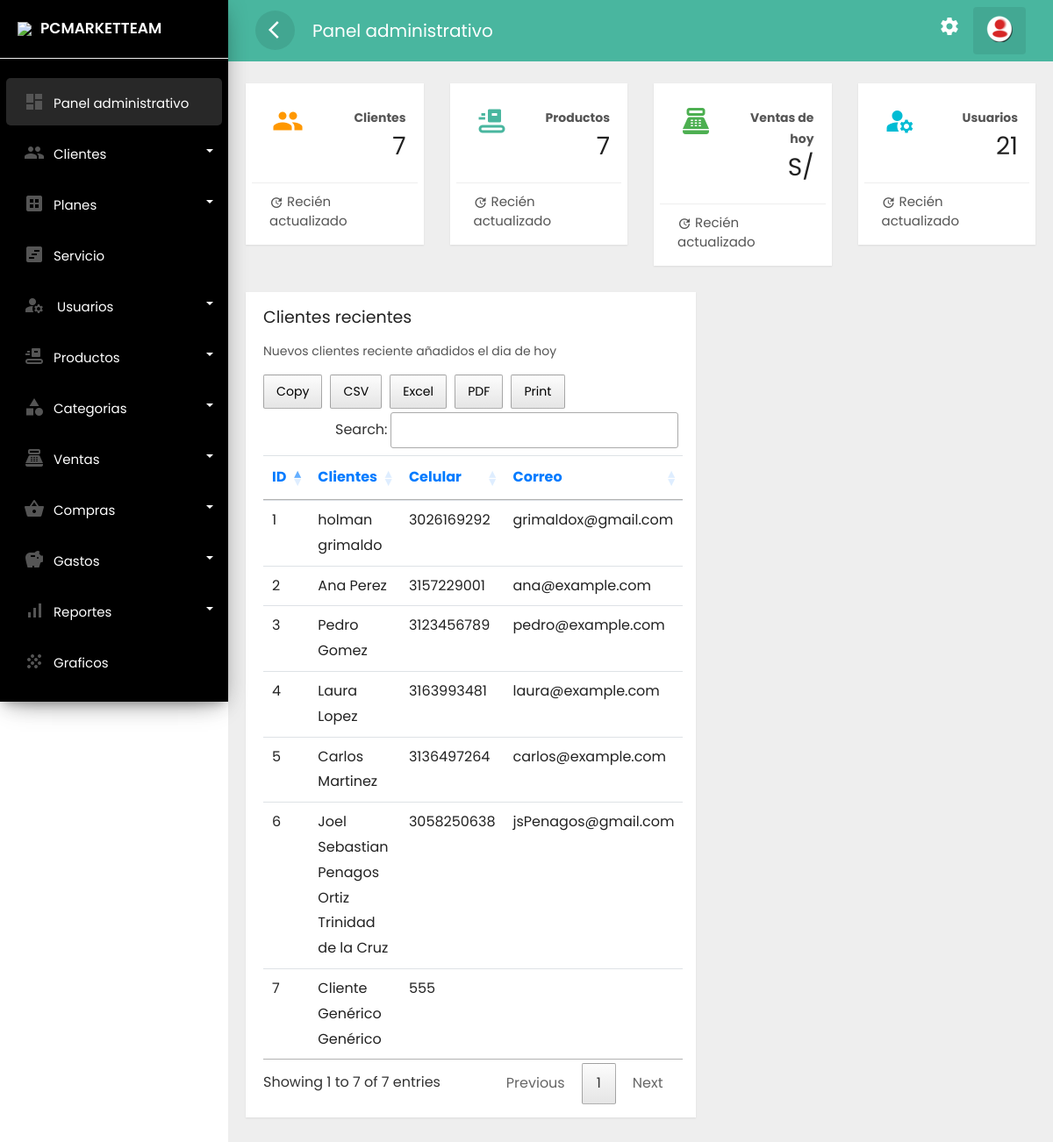
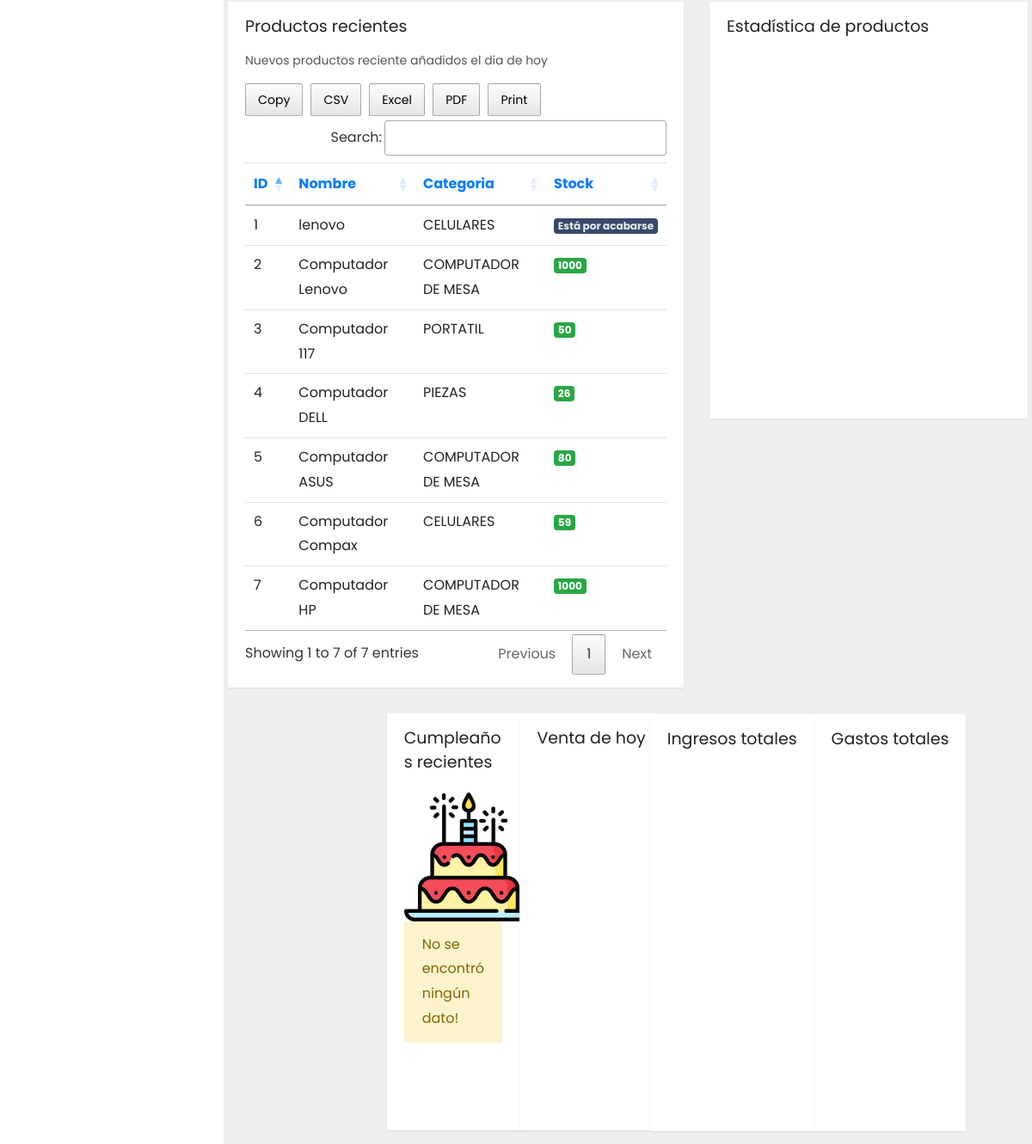
The page /frontend/administrador/escritorio.php (signed in) on the database its author committed (2 pictures, top to bottom).
### tables this page shows
CREATE TABLE `clientes` (
  `idclie` int(11) NOT NULL,
  `numid` char(8) NOT NULL,
  `nomcli` text NOT NULL,
  `apecli` text NOT NULL,
  `naci` date NOT NULL,
  `correo` varchar(30) NOT NULL,
  `celu` char(10) NOT NULL,
  `estad` varchar(15) NOT NULL,
  `fere` timestamp NOT NULL DEFAULT current_timestamp()
);

CREATE TABLE `producto` (
  `idprod` int(11) NOT NULL,
  `codba` char(14) NOT NULL,
  `nomprd` text NOT NULL,
  `idcate` int(11) NOT NULL,
  `precio` decimal(10,2) NOT NULL,
  `stock` int(11) NOT NULL,
  `foto` text NOT NULL,
  `venci` date NOT NULL,
  `esta` varchar(15) NOT NULL,
  `fere` timestamp NOT NULL DEFAULT current_timestamp()
);

CREATE TABLE `categoria` (
  `idcate` int(11) NOT NULL,
  `nomca` text NOT NULL,
  `estado` varchar(15) NOT NULL,
  `fere` timestamp NOT NULL DEFAULT current_timestamp()
);

### frontend/administrador/escritorio.php (the view, shortened to what the rows shown need)
<?php if(isset($_SESSION['id'])) { ?>
<!doctype html>
<html lang="es">
  <head>
        <link rel="stylesheet" href="../../backend/css/bootstrap.min.css">
        <link rel="stylesheet" href="../../backend/css/custom.css">
        <link rel="stylesheet" href="../../backend/css/loader.css">
    <link rel="stylesheet" type="text/css" href="../../backend/css/datatable.css">
    <link rel="stylesheet" type="text/css" href="../../backend/css/buttonsdataTables.css">
    <link rel="stylesheet" type="text/css" href="../../backend/css/font.css">
  </head>
  <body>
<div class="wrapper">
        <div id="content">
               <div class="main-content">
                                    <?php
                                    require '../../backend/bd/ctconex.php';
         ?>
                         <div class="row ">
                        <div class="col-lg-7 col-md-12">
                            <div class="card" style="min-height: 485px">
                                <div class="card-content table-responsive">
                                    <?php
 $sentencia = $connect->prepare("SELECT * FROM clientes order BY idclie DESC;");
 $sentencia->execute();
$data =  array();
if($sentencia){
  while($r = $sentencia->fetchObject()){
    $data[] = $r;
  }
}
   ?>
   <?php if(count($data)>0):?>
                                    <table class="table table-hover" id="example">
                                        <thead class="text-primary">
                                            <tr><th>ID</th>
                                            <th>Clientes</th>
                                            <th>Celular</th>
                                            <th>Correo</th>
                                        </tr></thead>
                                        <tbody>
                                             <?php foreach($data as $g):?>
                                            <tr>
                                                <td><?php echo  $g->idclie; ?></td>
                                                <td><?php echo  $g->nomcli; ?> <?php echo  $g->apecli; ?></td>
                                                <td><?php echo  $g->celu; ?></td>
                                                <td><?php echo  $g->correo; ?></td>
                                            </tr>
                                             <?php endforeach; ?>
                                        </tbody>
                                    </table>
    <?php endif; ?>
                                </div>
                            </div>
                        </div>
                    <div class="row">
                     <div class="col-lg-7 col-md-12">
                            <div class="card" style="min-height: 485px">
                                <div class="card-content table-responsive">
                                    <?php
 $sentencia = $connect->prepare("SELECT producto.idprod, producto.codba, producto.nomprd, categoria.idcate, categoria.nomca, producto.precio, producto.stock, producto.foto, producto.venci, producto.esta, producto.fere FROM producto INNER JOIN categoria ON producto.idcate = categoria.idcate order BY codba DESC;");
 $sentencia->execute();
$data =  array();
if($sentencia){
  while($r = $sentencia->fetchObject()){
    $data[] = $r;
  }
}
   ?>
   <?php if(count($data)>0):?>
                                    <table class="table table-hover" id="example1">
                                        <thead class="text-primary">
                                            <tr><th>ID</th>
                                            <th>Nombre</th>
                                            <th>Categoria</th>
                                            <th>Stock</th>
                                        </tr></thead>
                                        <tbody>
                                            <?php foreach($data as $a):?>
                                            <tr>
                                                <td><?php echo  $a->idprod; ?></td>
                                                <td><?php echo  $a->nomprd; ?></td>
                                                <td><?php echo  $a->nomca; ?></td>
                                                <?php
if ($a->stock <= 0) {
    echo '<td><span class="badge badge-danger">stock vacio</span></td>';
}elseif ($a->stock <= 5) {
    echo '<td><span class="badge badge-warning">Está por acabarse</span></td>';
}else {
    echo '<td><span class="badge badge-success">' . $a->stock . '</span></td>';
}
                                                 ?>
                                            </tr>
                                             <?php endforeach; ?>
                                        </tbody>
                                    </table>
    <?php endif; ?>
                                </div>
                            </div>
                        </div>
                    </div>
        </div>
    </div>
  </body>
  </html>
<?php }else{
    header('Location: ../error404.php');
 } ?>

### rows shown on the page
clientes: idclie "7", nomcli "Cliente Genérico", apecli "Genérico", celu "555"
clientes: idclie "6", nomcli "Joel Sebastian", apecli "Penagos Ortiz Trinidad de la Cruz", celu "3058250638", correo "jsPenagos@gmail.com"
clientes: idclie "5", nomcli "Carlos", apecli "Martinez", celu "3136497264", correo "carlos@example.com"
clientes: idclie "4", nomcli "Laura", apecli "Lopez", celu "3163993481", correo "laura@example.com"
clientes: idclie "3", nomcli "Pedro", apecli "Gomez", celu "3123456789", correo "pedro@example.com"
clientes: idclie "2", nomcli "Ana", apecli "Perez", celu "3157229001", correo "ana@example.com"
clientes: idclie "1", nomcli "holman", apecli "grimaldo", celu "3026169292", correo "grimaldox@gmail.com"
producto: idprod "1", nomprd "lenovo", idcate.nomca "CELULARES", stock "Está por acabarse"
producto: idprod "7", nomprd "Computador HP", idcate.nomca "COMPUTADOR DE MESA", stock "1000"
producto: idprod "6", nomprd "Computador Compax", idcate.nomca "CELULARES", stock "59"
producto: idprod "5", nomprd "Computador ASUS", idcate.nomca "COMPUTADOR DE MESA", stock "80"
producto: idprod "4", nomprd "Computador DELL", idcate.nomca "PIEZAS", stock "26"
producto: idprod "3", nomprd "Computador 117", idcate.nomca "PORTATIL", stock "50"
producto: idprod "2", nomprd "Computador Lenovo", idcate.nomca "COMPUTADOR DE MESA", stock "1000"

### other values the page prints
$total "7"
$total "21"
